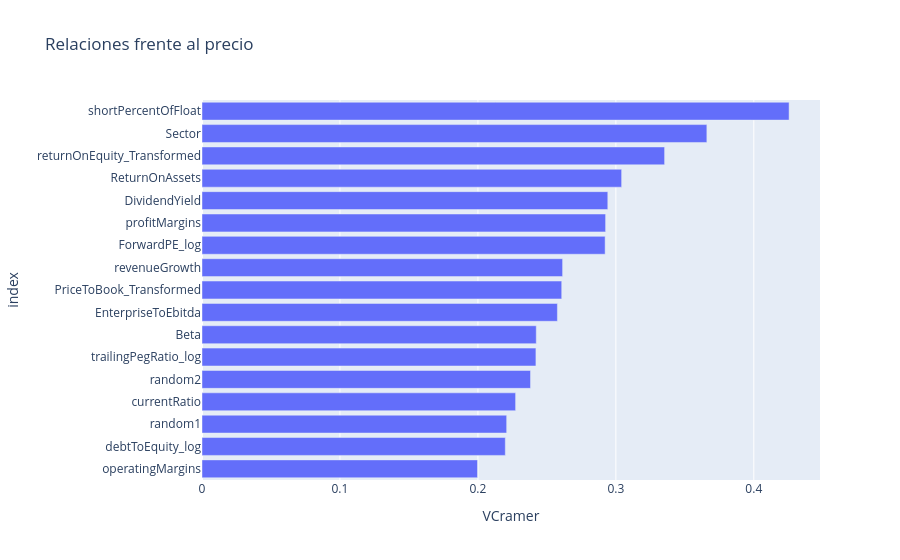

Write notebook code for a chart like this one.
### Code cell
# Generar aleatorios
df['random1'] = np.random.uniform(0,1,size=df.shape[0])
df['random2'] = np.random.uniform(0,1,size=df.shape[0])

# Se separan las variables objetivo y los inputs de predictores
varObjCont = df['MarketCap_log']

imput = df.drop(['MarketCap_log', 'Ticker'],axis=1)

# Ranking V de Cramer vs. obj continua
tablaCramer = pd.DataFrame(imput.apply(lambda x: cramers_v(x,varObjCont)),columns=['VCramer'])

px.bar(tablaCramer,x=tablaCramer.VCramer,title='Relaciones frente al precio').update_yaxes(categoryorder="total ascending")

### Figure 1 — Plotly figure (JSON) as saved in the notebook; plotly's stock layout.template omitted (floating-point values rounded to 4 significant figures)
{"data": [{"hovertemplate": "VCramer=%{x}<br>index=%{y}<extra></extra>", "legendgroup": "", "marker": {"color": "#636efa", "pattern": {"shape": ""}}, "name": "", "orientation": "h", "showlegend": false, "textposition": "auto", "type": "bar", "x": [0.2423, 0.2942, 0.2576, 0.3042, 0.2926, 0.1997, 0.2273, 0.2614, 0.4256, 0.2608, 0.3353, 0.2922, 0.2199, 0.2421, 0.366, 0.2209, 0.2381], "xaxis": "x", "y": ["Beta", "DividendYield", "EnterpriseToEbitda", "ReturnOnAssets", "profitMargins", "operatingMargins", "currentRatio", "revenueGrowth", "shortPercentOfFloat", "PriceToBook_Transformed", "returnOnEquity_Transformed", "ForwardPE_log", "debtToEquity_log", "trailingPegRatio_log", "Sector", "random1", "random2"], "yaxis": "y"}], "layout": {"barmode": "relative", "legend": {"tracegroupgap": 0}, "title": {"text": "Relaciones frente al precio"}, "xaxis": {"anchor": "y", "domain": [0, 1], "title": {"text": "VCramer"}}, "yaxis": {"anchor": "x", "categoryorder": "total ascending", "domain": [0, 1], "title": {"text": "index"}}}}
